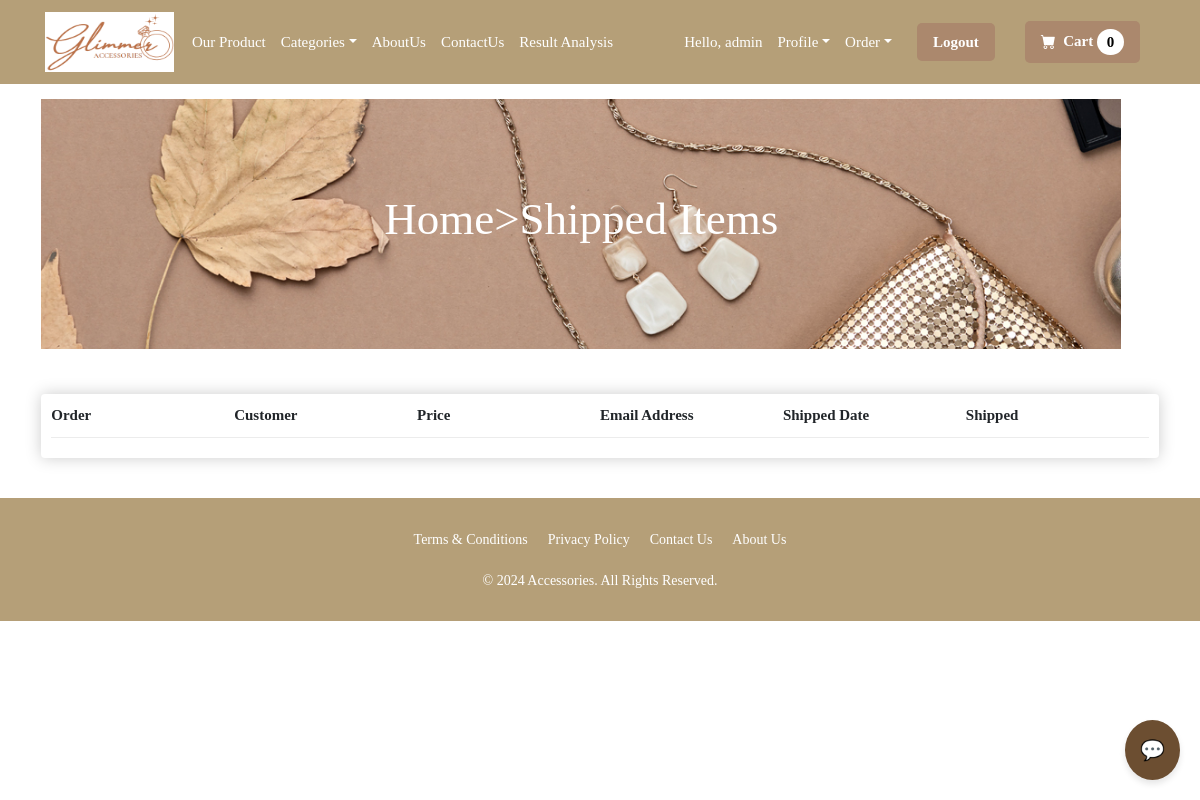
The app's page /payment/shipped_dash (signed in), older data.
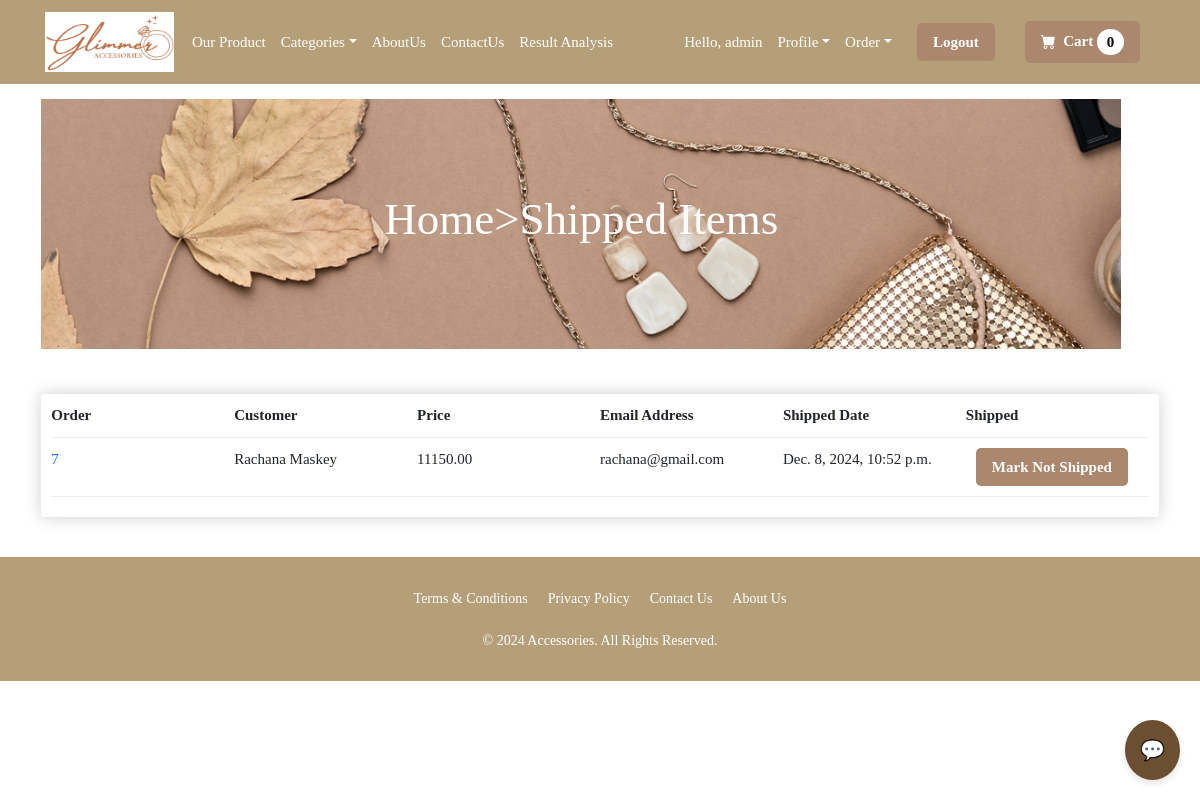
The same page, newer data.
### payment/models.py (models this page shows, shortened)
class Order(models.Model):
    user=models.ForeignKey(User,on_delete=models.CASCADE,null=True,blank=True)
    full_name=models.CharField(max_length=250)
    email=models.EmailField(max_length=250)
    shipping_address=models.TextField(max_length=15000)
    amount_paid=models.DecimalField(max_digits=10,decimal_places=2)
    date_ordered=models.DateTimeField(auto_now_add=True)
    shipped=models.BooleanField(default=False)
    date_shipped=models.DateTimeField(blank=True,null=True)

### payment/views.py (the view, shortened to what this page needs)
# urls.py: path('shipped_dash', views.shipped_dash, name='shipped_dash'),
def shipped_dash(request):
    if request.user.is_authenticated and request.user.is_superuser:
        orders=Order.objects.filter(shipped=True)
        return render(request, "payment/shipped_dash.html", {"orders":orders})
    else:
        messages.success(request,"Access Denied")
        return redirect('home')

### cart/cart.py (called while the page is built)
    def __len__(self):
        return len(self.cart)

### cart/context_processors.py (called while the page is built)
def cart(request):
    return{'cart':Cart(request)}

### payment/templates/payment/shipped_dash.html (shortened to what this page needs)
{%extends 'main.html' %}
{%load static%}
{%block content%}
<html>
</html>
<header class="py-5">
    <div class="container">
            <div id="slider" style="height: 250px;">
                <figure>
                    <img src="{% static 'images/4.jpg' %}" alt="Image 1">
                </figure>
                <div class="overlay">
                    <h1>Home>Shipped Items</h1>
                </div>
    </div>
</header>
<div class="container" style="margin-bottom: 40px;">
    <div class="box-element">
        <div class="cart-row">
            <div style="flex:3"><strong>Order</strong></div>
            <div style="flex:3"><strong>Customer</strong></div>
            <div style="flex:3"><strong>Price</strong></div>
            <div style="flex:3"><strong>Email Address</strong></div>
            <div style="flex:3"><strong>Shipped Date</strong></div>
            <div style="flex:3"><strong>Shipped</strong></div>
        </div>
        {% for item in orders %}
            <div class="cart-row">
                <div style="flex:3"><a href="{%url 'orders' item.id%}">{{item.id}}</a></div>
                <div style="flex:3">{{item.full_name}}</div>
                <div style="flex:3">{{item.amount_paid}}</div>
                <div style="flex:3">{{item.email}}</div>
                <div style="flex:3">{{item.date_shipped}}</div>
                <div style="flex:3">
                    <form method="POST">
                        <button type="submit" class="custom-login-button">Mark Not Shipped</button>
                    </form>
                </div>
            </div>
        {%endfor%}
    </div>
</div>
{%endblock content%}

Row changes from the older to the newer data that the page shows:
added Order: id "7", full_name "Rachana Maskey", amount_paid "11150.00", email "rachana@gmail.com", date_shipped "Dec. 8, 2024, 10:52 p.m."
